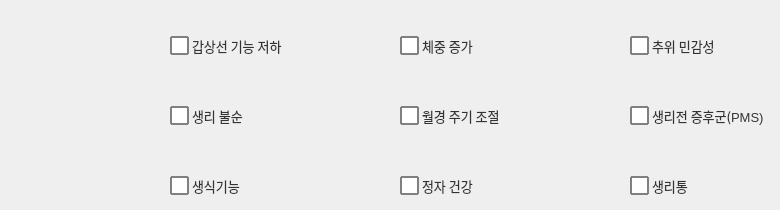
     <widget class="QWidget" name="tab_4">
      <attribute name="title">
       <string>갑상선/호르몬</string>
      </attribute>
      <widget class="QCheckBox" name="checkBox_59">
       <property name="geometry">
        <rect>
         <x>400</x>
         <y>100</y>
         <width>141</width>
         <height>31</height>
        </rect>
       </property>
       <property name="font">
        <font>
         <family>Leelawadee UI</family>
         <pointsize>-1</pointsize>
        </font>
       </property>
       <property name="styleSheet">
        <string notr="true">QCheckBox 
{
    spacing: 3px; /* 체크박스와 텍스트 사이 간격 */
    font-size: 13px;
    color: #333;
}

QCheckBox::indicator {
    width: 15px;
    height: 15px;
    border: 1.5px solid gray;        /* 기본 테두리 색상 */
    background-color: white;       /* 기본 배경색 */
    border-radius: 1px; 		/*모서리 둥글게*/
}

QCheckBox::indicator:checked {
    background-color: white;       /* 체크된 후 바탕색 */
    border: 1.5px solid red;         /* 체크된 후 테두리 */
    image: url(./image/pill.png); /* 체크 표시 이미지 (선택 사항) */
}


QCheckBox::indicator:hover
{
background-color : #E0F2F1;

}
</string>
       </property>
       <property name="text">
        <string>월경 주기 조절</string>
       </property>
       <property name="checkable">
        <bool>true</bool>
       </property>
       <property name="checked">
        <bool>false</bool>
       </property>
       <property name="autoRepeat">
        <bool>false</bool>
       </property>
      </widget>
      <widget class="QCheckBox" name="checkBox_60">
       <property name="geometry">
        <rect>
         <x>170</x>
         <y>30</y>
         <width>131</width>
         <height>31</height>
        </rect>
       </property>
       <property name="font">
        <font>
         <family>Leelawadee UI</family>
         <pointsize>-1</pointsize>
        </font>
       </property>
       <property name="styleSheet">
        <string notr="true">QCheckBox 
{
    spacing: 3px; /* 체크박스와 텍스트 사이 간격 */
    font-size: 13px;
    color: #333;
}

QCheckBox::indicator {
    width: 15px;
    height: 15px;
    border: 1.5px solid gray;        /* 기본 테두리 색상 */
    background-color: white;       /* 기본 배경색 */
    border-radius: 1px; 		/*모서리 둥글게*/
}

QCheckBox::indicator:checked {
    background-color: white;       /* 체크된 후 바탕색 */
    border: 1.5px solid red;         /* 체크된 후 테두리 */
    image: url(./image/pill.png); /* 체크 표시 이미지 (선택 사항) */
}


QCheckBox::indicator:hover
{
background-color : #E0F2F1;

}
</string>
       </property>
       <property name="text">
        <string>갑상선 기능 저하</string>
       </property>
       <property name="checkable">
        <bool>true</bool>
       </property>
       <property name="checked">
        <bool>false</bool>
       </property>
       <property name="autoRepeat">
        <bool>false</bool>
       </property>
      </widget>
      <widget class="QCheckBox" name="checkBox_61">
       <property name="geometry">
        <rect>
         <x>630</x>
         <y>100</y>
         <width>141</width>
         <height>31</height>
        </rect>
       </property>
       <property name="font">
        <font>
         <family>Leelawadee UI</family>
         <pointsize>-1</pointsize>
        </font>
       </property>
       <property name="styleSheet">
        <string notr="true">QCheckBox 
{
    spacing: 3px; /* 체크박스와 텍스트 사이 간격 */
    font-size: 13px;
    color: #333;
}

QCheckBox::indicator {
    width: 15px;
    height: 15px;
    border: 1.5px solid gray;        /* 기본 테두리 색상 */
    background-color: white;       /* 기본 배경색 */
    border-radius: 1px; 		/*모서리 둥글게*/
}

QCheckBox::indicator:checked {
    background-color: white;       /* 체크된 후 바탕색 */
    border: 1.5px solid red;         /* 체크된 후 테두리 */
    image: url(./image/pill.png); /* 체크 표시 이미지 (선택 사항) */
}


QCheckBox::indicator:hover
{
background-color : #E0F2F1;

}
</string>
       </property>
       <property name="text">
        <string>생리전 증후군(PMS)</string>
       </property>
       <property name="checkable">
        <bool>true</bool>
       </property>
       <property name="checked">
        <bool>false</bool>
       </property>
       <property name="autoRepeat">
        <bool>false</bool>
       </property>
      </widget>
      <widget class="QCheckBox" name="checkBox_62">
       <property name="geometry">
        <rect>
         <x>170</x>
         <y>100</y>
         <width>131</width>
         <height>31</height>
        </rect>
       </property>
       <property name="font">
        <font>
         <family>Leelawadee UI</family>
         <pointsize>-1</pointsize>
        </font>
       </property>
       <property name="styleSheet">
        <string notr="true">QCheckBox 
{
    spacing: 3px; /* 체크박스와 텍스트 사이 간격 */
    font-size: 13px;
    color: #333;
}

QCheckBox::indicator {
    width: 15px;
    height: 15px;
    border: 1.5px solid gray;        /* 기본 테두리 색상 */
    background-color: white;       /* 기본 배경색 */
    border-radius: 1px; 		/*모서리 둥글게*/
}

QCheckBox::indicator:checked {
    background-color: white;       /* 체크된 후 바탕색 */
    border: 1.5px solid red;         /* 체크된 후 테두리 */
    image: url(./image/pill.png); /* 체크 표시 이미지 (선택 사항) */
}


QCheckBox::indicator:hover
{
background-color : #E0F2F1;

}
</string>
       </property>
       <property name="text">
        <string>생리 불순</string>
       </property>
       <property name="checkable">
        <bool>true</bool>
       </property>
       <property name="checked">
        <bool>false</bool>
       </property>
       <property name="autoRepeat">
        <bool>false</bool>
       </property>
      </widget>
      <widget class="QCheckBox" name="checkBox_64">
       <property name="geometry">
        <rect>
         <x>630</x>
         <y>30</y>
         <width>141</width>
         <height>31</height>
        </rect>
       </property>
       <property name="font">
        <font>
         <family>Leelawadee UI</family>
         <pointsize>-1</pointsize>
        </font>
       </property>
       <property name="styleSheet">
        <string notr="true">QCheckBox 
{
    spacing: 3px; /* 체크박스와 텍스트 사이 간격 */
    font-size: 13px;
    color: #333;
}

QCheckBox::indicator {
    width: 15px;
    height: 15px;
    border: 1.5px solid gray;        /* 기본 테두리 색상 */
    background-color: white;       /* 기본 배경색 */
    border-radius: 1px; 		/*모서리 둥글게*/
}

QCheckBox::indicator:checked {
    background-color: white;       /* 체크된 후 바탕색 */
    border: 1.5px solid red;         /* 체크된 후 테두리 */
    image: url(./image/pill.png); /* 체크 표시 이미지 (선택 사항) */
}


QCheckBox::indicator:hover
{
background-color : #E0F2F1;

}
</string>
       </property>
       <property name="text">
        <string>추위 민감성</string>
       </property>
       <property name="checkable">
        <bool>true</bool>
       </property>
       <property name="checked">
        <bool>false</bool>
       </property>
       <property name="autoRepeat">
        <bool>false</bool>
       </property>
      </widget>
      <widget class="QCheckBox" name="checkBox_65">
       <property name="geometry">
        <rect>
         <x>170</x>
         <y>170</y>
         <width>131</width>
         <height>31</height>
        </rect>
       </property>
       <property name="font">
        <font>
         <family>Leelawadee UI</family>
         <pointsize>-1</pointsize>
        </font>
       </property>
       <property name="styleSheet">
        <string notr="true">QCheckBox 
{
    spacing: 3px; /* 체크박스와 텍스트 사이 간격 */
    font-size: 13px;
    color: #333;
}

QCheckBox::indicator {
    width: 15px;
    height: 15px;
    border: 1.5px solid gray;        /* 기본 테두리 색상 */
    background-color: white;       /* 기본 배경색 */
    border-radius: 1px; 		/*모서리 둥글게*/
}

QCheckBox::indicator:checked {
    background-color: white;       /* 체크된 후 바탕색 */
    border: 1.5px solid red;         /* 체크된 후 테두리 */
    image: url(./image/pill.png); /* 체크 표시 이미지 (선택 사항) */
}


QCheckBox::indicator:hover
{
background-color : #E0F2F1;

}
</string>
       </property>
       <property name="text">
        <string>생식기능</string>
       </property>
       <property name="checkable">
        <bool>true</bool>
       </property>
       <property name="checked">
        <bool>false</bool>
       </property>
       <property name="autoRepeat">
        <bool>false</bool>
       </property>
      </widget>
      <widget class="QCheckBox" name="checkBox_66">
       <property name="geometry">
        <rect>
         <x>400</x>
         <y>170</y>
         <width>141</width>
         <height>31</height>
        </rect>
       </property>
       <property name="font">
        <font>
         <family>Leelawadee UI</family>
         <pointsize>-1</pointsize>
        </font>
       </property>
       <property name="styleSheet">
        <string notr="true">QCheckBox 
{
    spacing: 3px; /* 체크박스와 텍스트 사이 간격 */
    font-size: 13px;
    color: #333;
}

QCheckBox::indicator {
    width: 15px;
    height: 15px;
    border: 1.5px solid gray;        /* 기본 테두리 색상 */
    background-color: white;       /* 기본 배경색 */
    border-radius: 1px; 		/*모서리 둥글게*/
}

QCheckBox::indicator:checked {
    background-color: white;       /* 체크된 후 바탕색 */
    border: 1.5px solid red;         /* 체크된 후 테두리 */
    image: url(./image/pill.png); /* 체크 표시 이미지 (선택 사항) */
}


QCheckBox::indicator:hover
{
background-color : #E0F2F1;

}
</string>
       </property>
       <property name="text">
        <string>정자 건강</string>
       </property>
       <property name="checkable">
        <bool>true</bool>
       </property>
       <property name="checked">
        <bool>false</bool>
       </property>
       <property name="autoRepeat">
        <bool>false</bool>
       </property>
      </widget>
      <widget class="QCheckBox" name="checkBox_67">
       <property name="geometry">
        <rect>
         <x>400</x>
         <y>30</y>
         <width>141</width>
         <height>31</height>
        </rect>
       </property>
       <property name="font">
        <font>
         <family>Leelawadee UI</family>
         <pointsize>-1</pointsize>
        </font>
       </property>
       <property name="styleSheet">
        <string notr="true">QCheckBox 
{
    spacing: 3px; /* 체크박스와 텍스트 사이 간격 */
    font-size: 13px;
    color: #333;
}

QCheckBox::indicator {
    width: 15px;
    height: 15px;
    border: 1.5px solid gray;        /* 기본 테두리 색상 */
    background-color: white;       /* 기본 배경색 */
    border-radius: 1px; 		/*모서리 둥글게*/
}

QCheckBox::indicator:checked {
    background-color: white;       /* 체크된 후 바탕색 */
    border: 1.5px solid red;         /* 체크된 후 테두리 */
    image: url(./image/pill.png); /* 체크 표시 이미지 (선택 사항) */
}


QCheckBox::indicator:hover
{
background-color : #E0F2F1;

}
</string>
       </property>
       <property name="text">
        <string>체중 증가</string>
       </property>
       <property name="checkable">
        <bool>true</bool>
       </property>
       <property name="checked">
        <bool>false</bool>
       </property>
       <property name="autoRepeat">
        <bool>false</bool>
       </property>
      </widget>
      <widget class="QCheckBox" name="checkBox_35">
       <property name="geometry">
        <rect>
         <x>630</x>
         <y>170</y>
         <width>141</width>
         <height>31</height>
        </rect>
       </property>
       <property name="font">
        <font>
         <family>Leelawadee UI</family>
         <pointsize>-1</pointsize>
        </font>
       </property>
       <property name="styleSheet">
        <string notr="true">QCheckBox 
{
    spacing: 3px; /* 체크박스와 텍스트 사이 간격 */
    font-size: 13px;
    color: #333;
}

QCheckBox::indicator {
    width: 15px;
    height: 15px;
    border: 1.5px solid gray;        /* 기본 테두리 색상 */
    background-color: white;       /* 기본 배경색 */
    border-radius: 1px; 		/*모서리 둥글게*/
}

QCheckBox::indicator:checked {
    background-color: white;       /* 체크된 후 바탕색 */
    border: 1.5px solid red;         /* 체크된 후 테두리 */
    image: url(./image/pill.png); /* 체크 표시 이미지 (선택 사항) */
}


QCheckBox::indicator:hover
{
background-color : #E0F2F1;

}
</string>
       </property>
       <property name="text">
        <string>생리통</string>
       </property>
       <property name="checkable">
        <bool>true</bool>
       </property>
       <property name="checked">
        <bool>false</bool>
       </property>
       <property name="autoRepeat">
        <bool>false</bool>
       </property>
      </widget>
     </widget>
